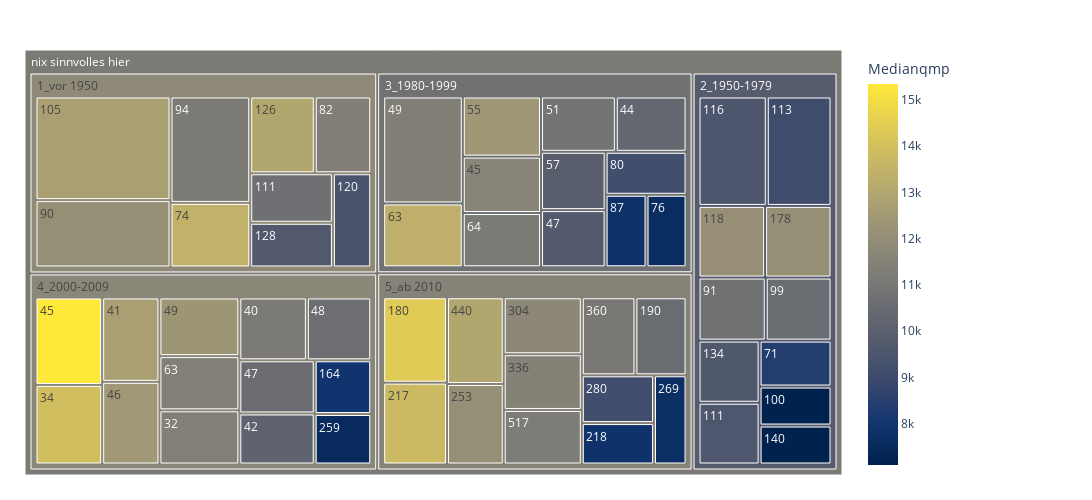

Source (notebook cell):
### Code cell
fig = px.treemap(data2betested.loc["2009":"2021"].query('Medianqmp > 0').reset_index()
                 , path=[px.Constant("nix sinnvolles hier")
                         ,'Bauperiode', 'Anzahl_HAE']
                 , values='Medianqmp'
                 , color='Medianqmp'               
                 #, color_discrete_map={'(?)':'lightgrey','EVP':'gold', 'SP':'#FF3030', 'PdA':'#EE3B3B', 'Grüne':'#A2CD5A','GLP':'#CAFF70','Die Mitte':'orange','FDP':'#104E8B','AL':'deeppink','SVP':'forestgreen', 'FL ZÜRI':'#8B864E','Volt':'#lightblue' }                
                 ## bei continuous scales (bei Zahlenwerten):
                 ,color_continuous_scale='cividis'
                 ,height=500 , width=1100                 
                )
fig.update_traces(root_color="grey")
fig.update_layout(margin = dict(t=50, l=25, r=250, b=25))
fig.show()

### Figure 1 — Plotly figure (JSON) as saved in the notebook; plotly's stock layout.template omitted (floating-point values rounded to 4 significant figures)
{"data": [{"branchvalues": "total", "customdata": [[11380], [13950], [11170], [12710], [10120], [10290], [11610], [15340], [12450], [9710], [10540], [10630], [11350.0], [12330], [10880], [12380], [9910], [13370], [11390], [11170], [8380], [13490], [7630], [9150], [11350], [7810], [12060.0], [10760], [11160.0], [10530], [7120], [12710.0], [10730], [9570], [9076.0], [9550.0], [12110], [9450], [12990], [9680], [9630], [7110], [7980], [12070], [14380], [10530], [13780], [7890], [12060], [7500], [7670], [9100], [11740], [11480], [11040], [12990], [11240], [11830.0], [9814.0], [10750.0], [11720.0], [11530.0], [11170.0]], "domain": {"x": [0, 1], "y": [0, 1]}, "hovertemplate": "labels=%{label}<br>Medianqmp_sum=%{value}<br>parent=%{parent}<br>id=%{id}<br>Medianqmp=%{color}<extra></extra>", "ids": ["nix sinnvolles hier/4_2000-2009/32", "nix sinnvolles hier/4_2000-2009/34", "nix sinnvolles hier/4_2000-2009/40", "nix sinnvolles hier/4_2000-2009/41", "nix sinnvolles hier/4_2000-2009/42", "nix sinnvolles hier/3_1980-1999/44", "nix sinnvolles hier/3_1980-1999/45", "nix sinnvolles hier/4_2000-2009/45", "nix sinnvolles hier/4_2000-2009/46", "nix sinnvolles hier/3_1980-1999/47", "nix sinnvolles hier/4_2000-2009/47", "nix sinnvolles hier/4_2000-2009/48", "nix sinnvolles hier/3_1980-1999/49", "nix sinnvolles hier/4_2000-2009/49", "nix sinnvolles hier/3_1980-1999/51", "nix sinnvolles hier/3_1980-1999/55", "nix sinnvolles hier/3_1980-1999/57", "nix sinnvolles hier/3_1980-1999/63", "nix sinnvolles hier/4_2000-2009/63", "nix sinnvolles hier/3_1980-1999/64", "nix sinnvolles hier/2_1950-1979/71", "nix sinnvolles hier/1_vor 1950/74", "nix sinnvolles hier/3_1980-1999/76", "nix sinnvolles hier/3_1980-1999/80", "nix sinnvolles hier/1_vor 1950/82", "nix sinnvolles hier/3_1980-1999/87", "nix sinnvolles hier/1_vor 1950/90", "nix sinnvolles hier/2_1950-1979/91", "nix sinnvolles hier/1_vor 1950/94", "nix sinnvolles hier/2_1950-1979/99", "nix sinnvolles hier/2_1950-1979/100", "nix sinnvolles hier/1_vor 1950/105", "nix sinnvolles hier/1_vor 1950/111", "nix sinnvolles hier/2_1950-1979/111", "nix sinnvolles hier/2_1950-1979/113", "nix sinnvolles hier/2_1950-1979/116", "nix sinnvolles hier/2_1950-1979/118", "nix sinnvolles hier/1_vor 1950/120", "nix sinnvolles hier/1_vor 1950/126", "nix sinnvolles hier/1_vor 1950/128", "nix sinnvolles hier/2_1950-1979/134", "nix sinnvolles hier/2_1950-1979/140", "nix sinnvolles hier/4_2000-2009/164", "nix sinnvolles hier/2_1950-1979/178", "nix sinnvolles hier/5_ab 2010/180", "nix sinnvolles hier/5_ab 2010/190", "nix sinnvolles hier/5_ab 2010/217", "nix sinnvolles hier/5_ab 2010/218", "nix sinnvolles hier/5_ab 2010/253", "nix sinnvolles hier/4_2000-2009/259", "nix sinnvolles hier/5_ab 2010/269", "nix sinnvolles hier/5_ab 2010/280", "nix sinnvolles hier/5_ab 2010/304", "nix sinnvolles hier/5_ab 2010/336", "nix sinnvolles hier/5_ab 2010/360", "nix sinnvolles hier/5_ab 2010/440", "nix sinnvolles hier/5_ab 2010/517", "nix sinnvolles hier/1_vor 1950", "nix sinnvolles hier/2_1950-1979", "nix sinnvolles hier/3_1980-1999", "nix sinnvolles hier/4_2000-2009", "nix sinnvolles hier/5_ab 2010", "nix sinnvolles hier"], "labels": ["32", "34", "40", "41", "42", "44", "45", "45", "46", "47", "47", "48", "49", "49", "51", "55", "57", "63", "63", "64", "71", "74", "76", "80", "82", "87", "90", "91", "94", "99", "100", "105", "111", "111", "113", "116", "118", "120", "126", "128", "134", "140", "164", "178", "180", "190", "217", "218", "253", "259", "269", "280", "304", "336", "360", "440", "517", "1_vor 1950", "2_1950-1979", "3_1980-1999", "4_2000-2009", "5_ab 2010", "nix sinnvolles hier"], "marker": {"coloraxis": "coloraxis", "colors": [11380, 13950, 11170, 12710, 10120, 10290, 11610, 15340, 12450, 9710, 10540, 10630, 11350.0, 12330, 10880, 12380, 9910, 13370, 11390, 11170, 8380, 13490, 7630, 9150, 11350, 7810, 12060.0, 10760, 11160.0, 10530, 7120, 12710.0, 10730, 9570, 9076.0, 9550.0, 12110, 9450, 12990, 9680, 9630, 7110, 7980, 12070, 14380, 10530, 13780, 7890, 12060, 7500, 7670, 9100, 11740, 11480, 11040, 12990, 11240, 11830.0, 9814.0, 10750.0, 11720.0, 11530.0, 11170.0]}, "name": "", "parents": ["nix sinnvolles hier/4_2000-2009", "nix sinnvolles hier/4_2000-2009", "nix sinnvolles hier/4_2000-2009", "nix sinnvolles hier/4_2000-2009", "nix sinnvolles hier/4_2000-2009", "nix sinnvolles hier/3_1980-1999", "nix sinnvolles hier/3_1980-1999", "nix sinnvolles hier/4_2000-2009", "nix sinnvolles hier/4_2000-2009", "nix sinnvolles hier/3_1980-1999", "nix sinnvolles hier/4_2000-2009", "nix sinnvolles hier/4_2000-2009", "nix sinnvolles hier/3_1980-1999", "nix sinnvolles hier/4_2000-2009", "nix sinnvolles hier/3_1980-1999", "nix sinnvolles hier/3_1980-1999", "nix sinnvolles hier/3_1980-1999", "nix sinnvolles hier/3_1980-1999", "nix sinnvolles hier/4_2000-2009", "nix sinnvolles hier/3_1980-1999", "nix sinnvolles hier/2_1950-1979", "nix sinnvolles hier/1_vor 1950", "nix sinnvolles hier/3_1980-1999", "nix sinnvolles hier/3_1980-1999", "nix sinnvolles hier/1_vor 1950", "nix sinnvolles hier/3_1980-1999", "nix sinnvolles hier/1_vor 1950", "nix sinnvolles hier/2_1950-1979", "nix sinnvolles hier/1_vor 1950", "nix sinnvolles hier/2_1950-1979", "nix sinnvolles hier/2_1950-1979", "nix sinnvolles hier/1_vor 1950", "nix sinnvolles hier/1_vor 1950", "nix sinnvolles hier/2_1950-1979", "nix sinnvolles hier/2_1950-1979", "nix sinnvolles hier/2_1950-1979", "nix sinnvolles hier/2_1950-1979", "nix sinnvolles hier/1_vor 1950", "nix sinnvolles hier/1_vor 1950", "nix sinnvolles hier/1_vor 1950", "nix sinnvolles hier/2_1950-1979", "nix sinnvolles hier/2_1950-1979", "nix sinnvolles hier/4_2000-2009", "nix sinnvolles hier/2_1950-1979", "nix sinnvolles hier/5_ab 2010", "nix sinnvolles hier/5_ab 2010", "nix sinnvolles hier/5_ab 2010", "nix sinnvolles hier/5_ab 2010", "nix sinnvolles hier/5_ab 2010", "nix sinnvolles hier/4_2000-2009", "nix sinnvolles hier/5_ab 2010", "nix sinnvolles hier/5_ab 2010", "nix sinnvolles hier/5_ab 2010", "nix sinnvolles hier/5_ab 2010", "nix sinnvolles hier/5_ab 2010", "nix sinnvolles hier/5_ab 2010", "nix sinnvolles hier/5_ab 2010", "nix sinnvolles hier", "nix sinnvolles hier", "nix sinnvolles hier", "nix sinnvolles hier", "nix sinnvolles hier", ""], "root": {"color": "grey"}, "type": "treemap", "values": [11380, 13950, 11170, 12710, 10120, 10290, 11610, 15340, 12450, 9710, 10540, 10630, 22400, 12330, 10880, 12380, 9910, 13370, 11390, 11170, 8380, 13490, 7630, 9150, 11350, 7810, 23830, 10760, 22230, 10530, 7120, 36670, 10730, 9570, 17970, 18950, 12110, 9450, 12990, 9680, 9630, 7110, 7980, 12070, 14380, 10530, 13780, 7890, 12060, 7500, 7670, 9100, 11740, 11480, 11040, 12990, 11240, 150420, 124200, 136310, 147490, 133900, 692320]}], "layout": {"coloraxis": {"colorbar": {"title": {"text": "Medianqmp"}}, "colorscale": [[0, "#00224e"], [0.1111, "#123570"], [0.2222, "#3b496c"], [0.3333, "#575d6d"], [0.4444, "#707173"], [0.5556, "#8a8678"], [0.6667, "#a59c74"], [0.7778, "#c3b369"], [0.8889, "#e1cc55"], [1, "#fee838"]]}, "height": 500, "legend": {"tracegroupgap": 0}, "margin": {"b": 25, "l": 25, "r": 250, "t": 50}, "width": 1100}}
